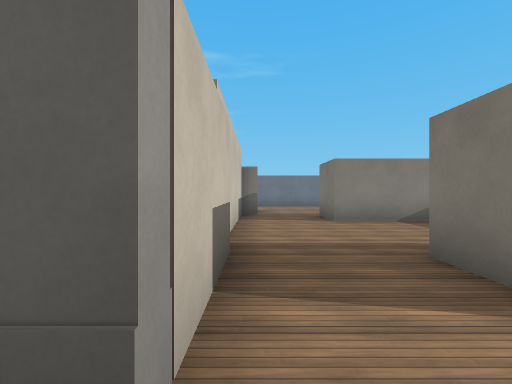
View 1 (above)

24 first-person views from a walk through a level from a Godot 3-D game. The camera is 1.4 m above the floor, looks level and sees 90° across. The floor is counted in squares, 2 m on a side. Each view is taken from the middle of a square. On the plan, view 1 faces up. The plan holds only what a view shows up to about 9 squares ahead; the rest is blank. The place goes on beyond the plan. Surface patterns are stand-ins for the level's own textures.

View 2
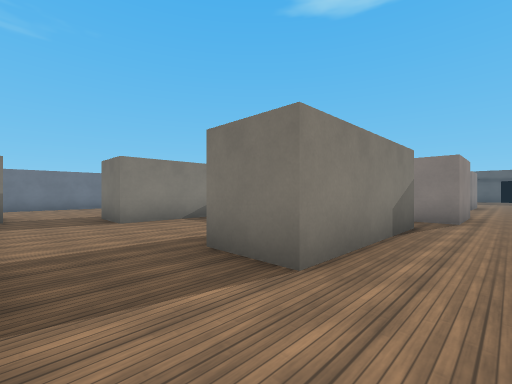

View 3
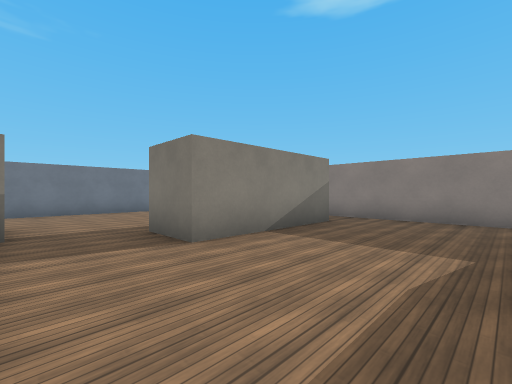

View 4
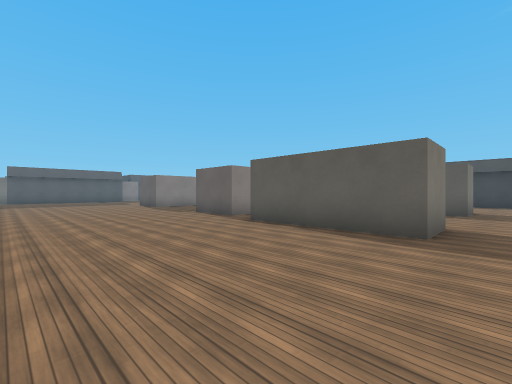

View 5
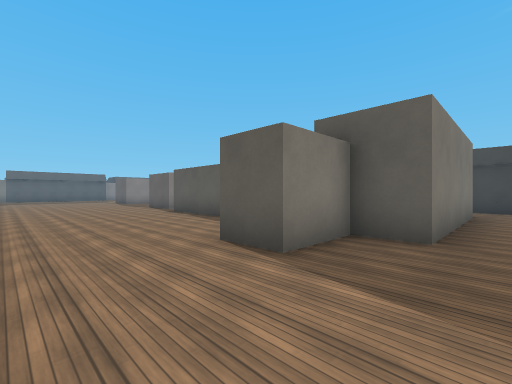

View 6
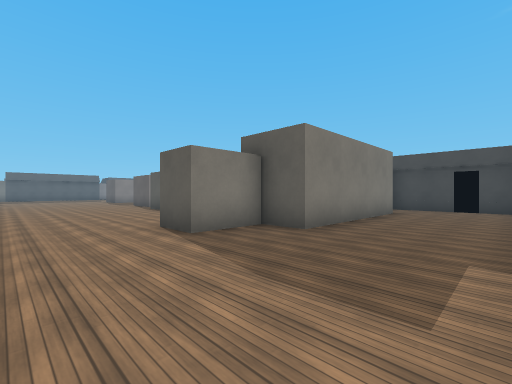

View 7
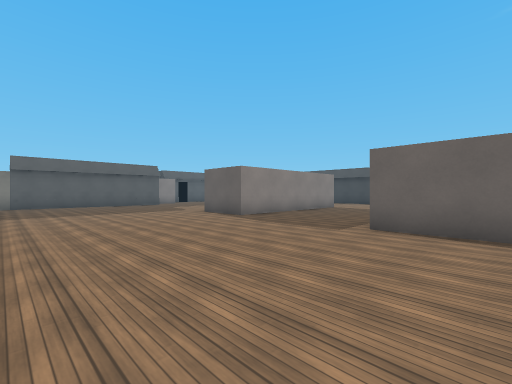

View 8
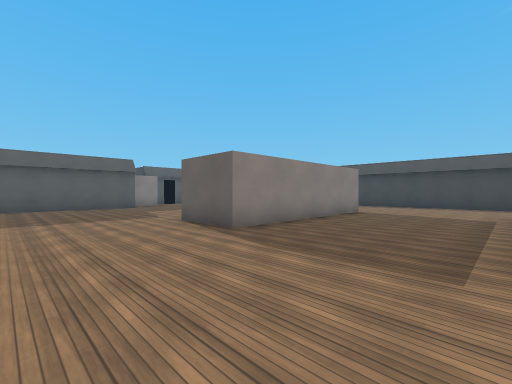

View 9
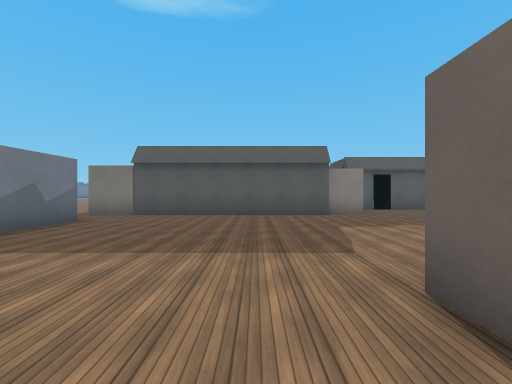

View 10
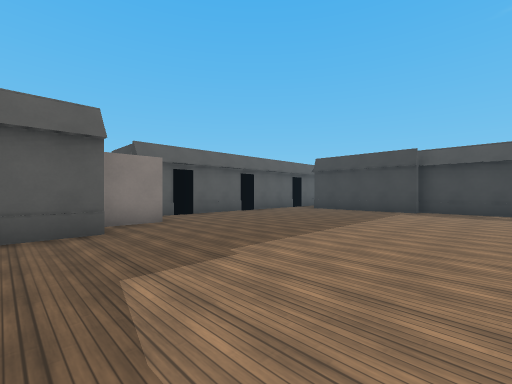

View 11
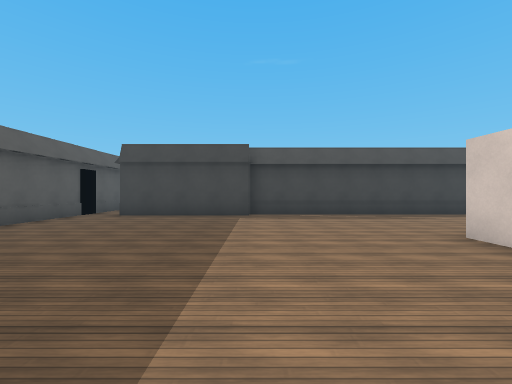

View 12
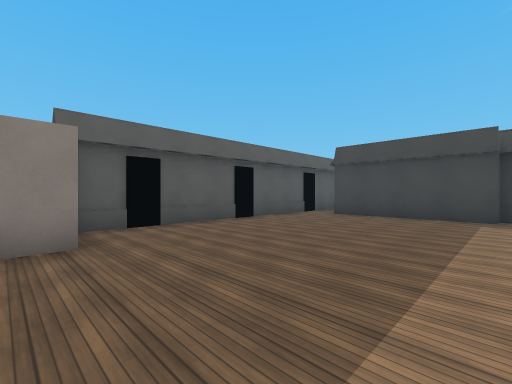

View 13
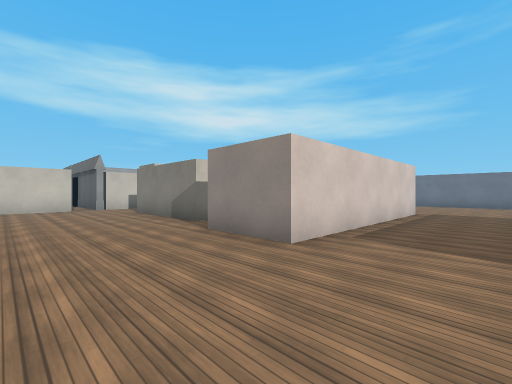

View 14
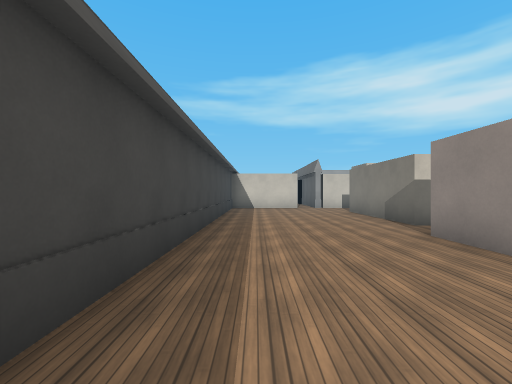

View 15
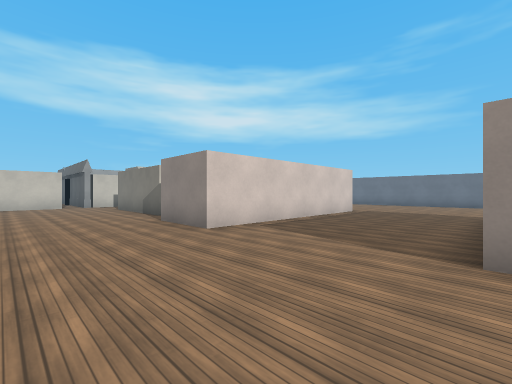

View 16
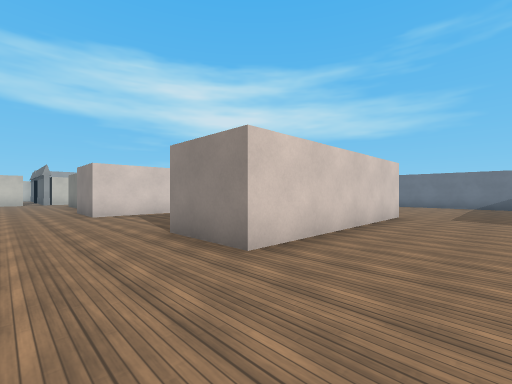

View 17
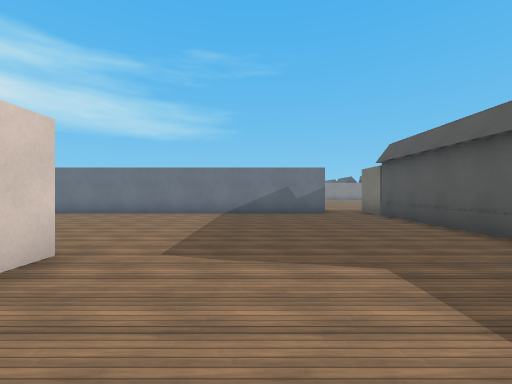

View 18
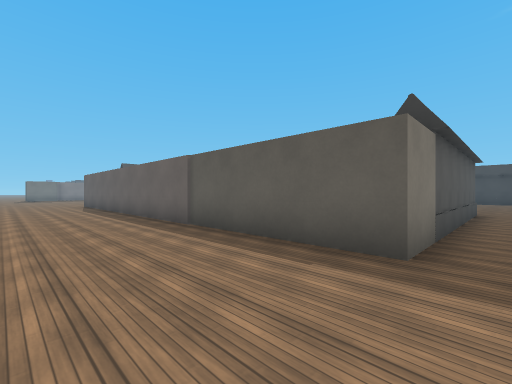

View 19
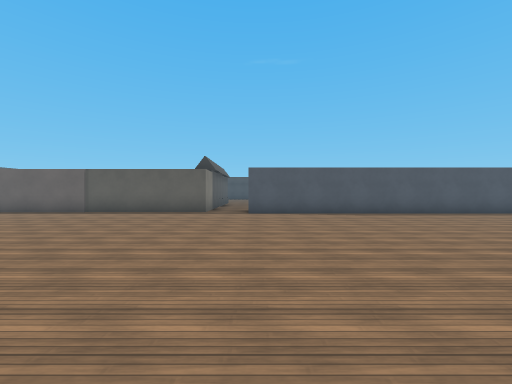

View 20
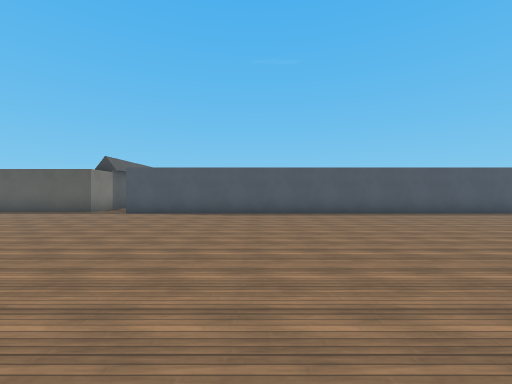

View 21
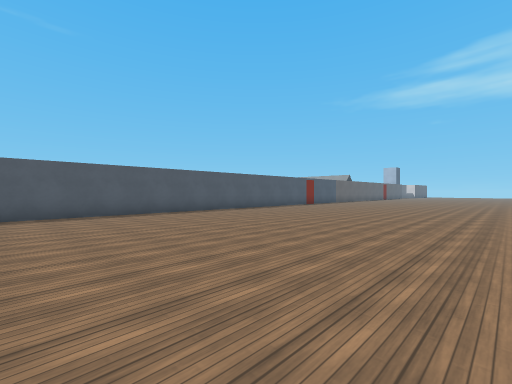

View 22
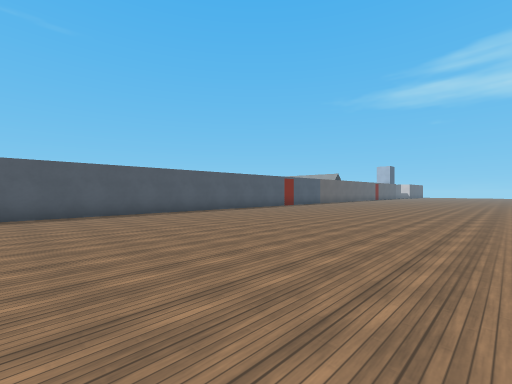

View 23
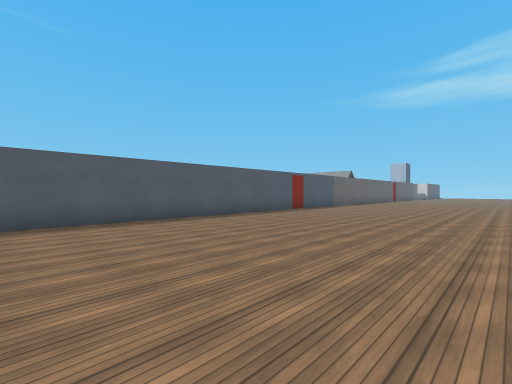

View 24
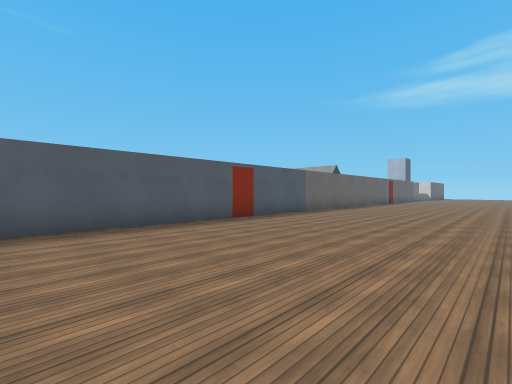

### Floor plan
Key: @ floor where view 1 was taken; # wall or solid block; . floor; B block; O other object.
Columns run from 5 left of view 1 to 26 right of it. Each row starts with its distance up from view 1.
 22       ...............   .
 21       ................ ...
 20     .......................
 19 ............................
 18 .............................
 17  .............................
 16   ..............................
 15    .............................
 14     ............................
 13      ####################.BBBBBO
 12 ..........................B    O
 11 ..........................#
 10 ..........................#
  9 ....BB....................#
  8 ...BBB....................#
  7 ...BB..BBBB.OOO...OO......#
  6 ...BB..BBBB.O O...O O.....#O
  5 ...BB.......O O...O O......O
  4 ...BB.......O O...O O........#
  3 ...BB..B   .O O...O O........#
  2 ....B..BBBB.O O...O O........#
  1 ####B.......OOO...OOO........#
  0      @.......................#
 -1      B.......................#
 -2      B.......................#
 -3        #######################

Positions as (right, up) in squares from view 1, and headings:
1: (0, 0), facing up
2: (0, 0), facing up-right
3: (0, 3), facing up-right
4: (1, 12), facing down-right
5: (-3, 12), facing down-right
6: (-5, 12), facing down-right
7: (7, 12), facing down-right
8: (9, 10), facing down-right
9: (13, 8), facing right
10: (16, 7), facing down-right
11: (18, 5), facing down
12: (18, 5), facing down-right
13: (11, -2), facing up-left
14: (11, -2), facing left
15: (13, -2), facing up-left
16: (17, -1), facing up-left
17: (17, 4), facing up
18: (20, 16), facing down-right
19: (19, 22), facing down
20: (15, 22), facing down
21: (15, 22), facing down-left
22: (13, 22), facing down-left
23: (11, 20), facing down-left
24: (7, 19), facing down-left
